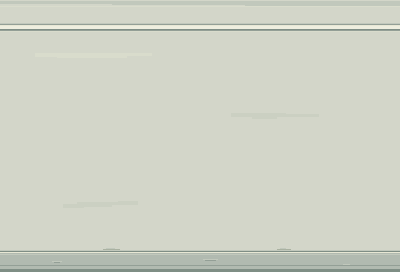
#> input picture docs/art/experiments/room1_wall_pixel_v1/guides/wall_layout.png, 400 x 272 px, given in place of wall_pro_00.png, which was not available
$ python finish_wall_maps.py
#> lines starting #> are read from the running program, lines starting #| are printed output that depends on the picture; after the words box and inside, x2 and y2 are one past the last pixel; in counts of white or black regions, pixels touching at a corner belong together; pictures that were not available may be replaced by others from this repository, and a replacement may not be noted
"""Wall v2: material field, wall-specific AI age patches and precise wide light.

No generic speckle noise is generated. AI material/color history is preserved
in palette-corrected native pixels and arranged at wall-specific locations.
"""
from pathlib import Path
from PIL import Image, ImageDraw, ImageOps
import json
import numpy as np

ROOT=Path(__file__).resolve().parents[1]
TEX=ROOT/'textures';LAY=ROOT/'source/layers'
TEX.mkdir(exist_ok=True);LAY.mkdir(exist_ok=True)
raw=Image.open(ROOT/'raw/wall_pro_00.png').convert('RGB')
#> raw is the input picture: PIL image 400x272 RGB; mean R, G, B 207, 210.7, 197.9
assert raw.size==(400,272)
PALETTE=['#d3d6c9','#e7e7d4','#c1c8bc','#d7d8c9','#d0d3c4','#d9d5c3',
 '#cad0c0','#b5bead','#b9beac','#abb4a2','#9da998','#929f90',
 '#a6b2a9','#d4dcce','#889d93','#627970','#475f59','#afbab0',
 '#b4c0b5','#c8d1c3','#7a8d83','#c6c5b2','#b7b7a2','#a9ac98',
 '#ccdde4','#e5eced','#dce5e8','#b8cbd4','#d2d6c6','#d9dccc']
colors=np.asarray([tuple(bytes.fromhex(c[1:])) for c in PALETTE],dtype=np.int32)
base=np.asarray(colors[0],dtype=np.int32)
pixels=np.asarray(raw,dtype=np.int32).copy()
# AI returned a lighter ivory base. Anchor the wall coating to user #D3D6C9;
# correct coating only, not the metal or blue diffuser.
pixels[47:248]=np.clip(pixels[47:248]+np.array([-14,-10,-8]),0,255)
dist=((pixels[:,:,None,:]-colors[None,None,:,:])**2).sum(axis=3)
corrected=colors[dist.argmin(axis=2)].astype('uint8')
corrected_image=Image.fromarray(corrected)
corrected_image.save(LAY/'ai_palette_corrected.png')

# Build a quiet native material field. Strong old marks are extracted below and
# placed individually, rather than stamping the same damage every few meters.
tile_array=corrected[:,24:376].copy()
strong=np.max(np.abs(tile_array.astype(np.int32)-base),axis=2)>11
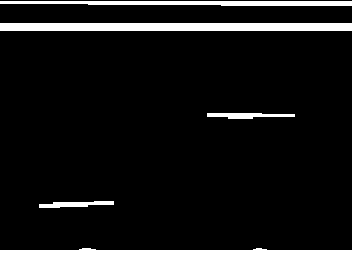
#> strong: shape (272, 352) bool; 13.3% white; 5 white regions, box (x1, y1, x2, y2) and area: (0, 248, 352, 272) 7790, (0, 23, 352, 31) 2816, (0, 1, 352, 6) 1451, (207, 113, 295, 119) 369, (39, 201, 114, 208) 336
material_rows=np.zeros_like(strong);material_rows[47:248]=True
tile_array[strong&material_rows]=base
#> tile_array: shape (272, 352, 3); mean of channels 0, 1, 2 198.7, 206.9, 193.3
tile_array[:47]=base;tile_array[248:]=base
#> after `tile_array[248:] = base`:
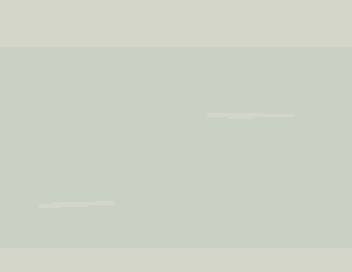
#> tile_array: shape (272, 352, 3); mean of channels 0, 1, 2 203, 210.3, 196.6; drawn as R, G, B
tile=Image.fromarray(tile_array)
tile.save(TEX/'wall_material_field.png')

# Original AI shapes, selected as native-resolution transparent patch layers.
ROIS={'chalk':(36,59,160,93),'abraded':(210,128,319,158),
 'small_loss':(306,59,364,104),'warm_age':(38,146,96,190),
 'lower_wear':(68,212,190,244),'fade':(286,192,349,225)}
patches={}
for name,(x0,y0,x1,y1) in ROIS.items():
 data=corrected[y0:y1,x0:x1]
 alpha=(np.max(np.abs(data.astype(np.int32)-base),axis=2)>11).astype('uint8')*255
 rgba=np.concatenate([data,alpha[:,:,None]],axis=2)
 patches[name]=Image.fromarray(rgba)
 (ROOT/'source/age_patches').mkdir(exist_ok=True)
 patches[name].save(ROOT/'source/age_patches'/f'{name}.png')
#> this loop made 6 passes
#> pass 1, `data=corrected[y0:y1,x0:x1]`:
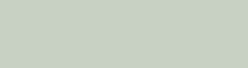
#> data: shape (34, 124, 3) (shown 2 times larger); mean of channels 0, 1, 2 200, 209, 195; drawn as R, G, B
#> after the loop, patches = 6 items

maps={
 'rear':{'width':1680,'meters':21.,'corners':[16,1663],'phase':0,
 'contacts':[(271,256,30),(610,259,24),(1090,257,34),(1503,258,20)],
 'joints':[520,1155],'door_edges':[784,896],
 'patches':[('chalk',178,70,False),('abraded',588,151,False),
 ('small_loss',1504,68,True),('warm_age',88,178,False),
 ('lower_wear',1256,217,True),('fade',975,177,False)]},
 'front':{'width':1680,'meters':21.,'corners':[16,1663],'phase':101,
 'contacts':[(350,257,25),(895,259,30),(1417,256,24)],
 'joints':[491,1196],'door_edges':[],
 'patches':[('abraded',227,143,True),('small_loss',899,81,False),
 ('lower_wear',1055,213,False),('fade',1464,177,True)]},
 'left':{'width':728,'meters':9.1,'corners':[0,727],'phase':173,
 'contacts':[(169,257,27),(546,259,21)],'joints':[307],'door_edges':[],
 'patches':[('small_loss',85,80,True),('chalk',333,108,True),
 ('lower_wear',562,216,True)]},
 'right':{'width':728,'meters':9.1,'corners':[0,727],'phase':249,
 'contacts':[(230,258,29),(576,256,21)],'joints':[421],'door_edges':[],
 'patches':[('chalk',79,67,False),('abraded',351,140,True),
 ('warm_age',627,188,True)]},
}

def blank(width):return Image.new('RGBA',(width,272),(0,0,0,0))
def line(draw,xy,c):draw.line(xy,fill=c,width=1)
records={}
for key,info in maps.items():
 width=info['width'];phase=info['phase']
 body=Image.new('RGB',(width,272),tuple(base))
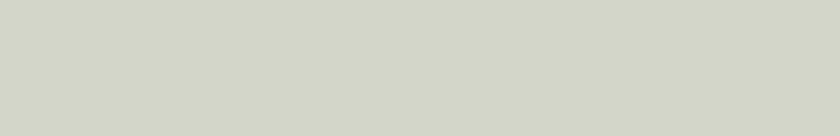
#> body: PIL image 1680x272 RGB (shown at 1/2 size); mean R, G, B 211, 214, 201
 # Ping-pong field repeats meet edge-to-same-edge, avoiding a seam stripe.
 for i,x in enumerate(range(-tile.width,width+tile.width,tile.width)):
  field=tile if i%2==0 else ImageOps.mirror(tile)
  body.paste(field,(x-phase,0))
 material_age=blank(width)
#> material_age: PIL image 1680x272 RGBA; every value is 0
 for name,x,y,mirror in info['patches']:
  patch=ImageOps.mirror(patches[name]) if mirror else patches[name]
  material_age.alpha_composite(patch,(x,y))

 trim=blank(width);d=ImageDraw.Draw(trim)
 # One integrated assembly with a visible upper return, recessed diffuser,
 # lower seal and shallow rolled edge. Narrow surround joins don't cut light.
 d.rectangle((0,0,width-1,2),fill='#c1c8bc')
 line(d,(0,3,width-1,3),'#e7e7d4')
 d.rectangle((0,12,width-1,41),fill='#a6b2a9')
 d.rectangle((0,12,width-1,13),fill='#d4dcce')
 line(d,(0,14,width-1,14),'#889d93')
 d.rectangle((0,15,width-1,17),fill='#475f59')
 d.rectangle((0,36,width-1,38),fill='#475f59')
 line(d,(0,39,width-1,39),'#889d93')
 line(d,(0,40,width-1,40),'#d4dcce')
 d.rectangle((0,42,width-1,43),fill='#b5bead')
 line(d,(0,44,width-1,44),'#c1c8bc')
 for joint in info['joints']:
  d.rectangle((joint,12,joint+1,17),fill='#627970')
  line(d,(joint+2,12,joint+2,16),'#d4dcce')
  d.rectangle((joint,36,joint+1,40),fill='#627970')
  line(d,(joint+2,38,joint+2,40),'#d4dcce')

 line(d,(0,248,width-1,248),'#c1c8bc')
 d.rectangle((0,249,width-1,251),fill='#475f59')
 line(d,(0,252,width-1,252),'#d4dcce')
 d.rectangle((0,253,width-1,266),fill='#a6b2a9')
 line(d,(0,254,width-1,254),'#c1c8bc')
 line(d,(0,256,width-1,256),'#afbab0')
 d.rectangle((0,264,width-1,266),fill='#889d93')
 d.rectangle((0,267,width-1,269),fill='#627970')
 d.rectangle((0,270,width-1,271),fill='#475f59')

 age=blank(width);a=ImageDraw.Draw(age)
 for cx in info['corners']:
  direction=1 if cx<width/2 else -1
  for delta in range(6):
   x=cx+delta*direction
   if 0<=x<width:
    line(a,(x,3,x,248),'#889d93' if delta<2 else '#c1c8bc')
  # Corner shadow/patina and retained deposits become wider near the lower lip.
  for start,span,color in [(238,28,'#c1c8bc'),(242,19,'#b5bead'),(246,12,'#9da998')]:
   end=cx+direction*span
   a.polygon([(cx,start),(cx+direction*6,start),(cx+direction*6,start+2),
    (end,start+2),(end,248),(cx,248)],fill=color)
  x0=cx+direction*7;x1=cx+direction*24
  line(a,(min(x0,x1),267,max(x0,x1),267),'#475f59')
  line(a,(min(x0,x1)+3,266,max(x0,x1)-4,266),'#7a8d83')
 for joint in info['joints']:
  a.polygon([(joint-19,42),(joint+13,42),(joint+13,44),(joint+6,44),
    (joint+6,47),(joint-4,47),(joint-4,45),(joint-19,45)],fill='#9da998')
  line(a,(joint-12,44,joint+5,44),'#abb4a2')
 for x,y,length in info['contacts']:
  line(a,(x,y,x+length,y),'#d4dcce')
  line(a,(x+3,y+1,x+length-4,y+1),'#627970')
  line(a,(x+5,y+2,x+length-2,y+2),'#889d93')
  a.polygon([(x+5,248),(x+20,248),(x+20,247),(x+14,247),
    (x+14,244),(x+8,244),(x+8,246),(x+5,246)],fill='#b5bead')
 for edge in info['door_edges']:
  side=-1 if edge<width/2 else 1
  line(a,(edge+side,80,edge+side,248),'#627970')
  line(a,(edge+side*2,80,edge+side*2,248),'#889d93')
  line(a,(edge+side*3,79,edge+side*3,247),'#d4dcce')
  line(a,(edge+side*4,81,edge+side*4,247),'#c1c8bc')
 if key=='rear':
  line(a,(780,79,900,79),'#627970');line(a,(780,78,900,78),'#d4dcce')

 # Blue-white trial: low saturation, continuous rows18..35, no blackout patches.
 diffuser=blank(width);dd=ImageDraw.Draw(diffuser)
 dd.rectangle((0,18,width-1,35),fill='#ccdde4')
 line(dd,(0,18,width-1,18),'#e5eced')
 line(dd,(0,19,width-1,19),'#dce5e8')
 dd.rectangle((0,32,width-1,35),fill='#b8cbd4')
 emission=Image.new('L',(width,272),0);ed=ImageDraw.Draw(emission)
#> after `emission = Image.new('L', (width, 272), 0)`: emission: PIL image 1680x272 L; every value is 0
 ed.rectangle((0,18,width-1,35),fill=255)
 composite=body.convert('RGBA')
 for layer in [material_age,trim,age,diffuser]:composite=Image.alpha_composite(composite,layer)
#> this loop made 4 passes
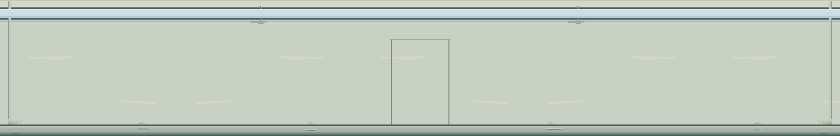
#> composite: PIL image 1680x272 RGBA (shown at 1/2 size); mean R, G, B, A 191.4, 201.7, 189.8, 255
 composite.convert('RGB').save(TEX/(key+'_albedo.png'))
 emission.save(TEX/(key+'_emission.png'))
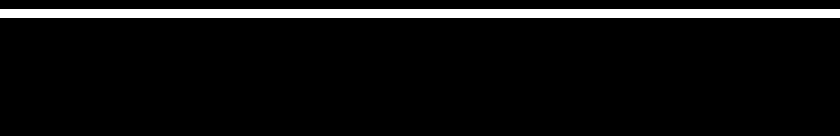
#> saved as rear_emission.png: PIL image 1680x272 L (shown at 1/2 size); 6.6% white; 1 white region, box (x1, y1, x2, y2) and area: (0, 18, 1680, 36) 30240
 for suffix,layer in [('body',body),('material_age',material_age),('trims',trim),
   ('localized_age',age),('diffuser',diffuser)]:layer.save(LAY/(key+'_'+suffix+'.png'))
#> this loop made 5 passes
#> suffix on passes 1 to 5: 'body', 'material_age', 'trims', 'localized_age', 'diffuser'
 ai_full=Image.new('RGB',(width,272));guide_full=Image.new('RGB',(width,272))
#> after `ai_full = Image.new('RGB', (width, 272))`: ai_full: PIL image 1680x272 RGB; every value is 0
 guide=Image.open(ROOT/'guides/wall_layout.png').convert('RGB')
 for x in range(0,width,400):ai_full.paste(raw,(x,0));guide_full.paste(guide,(x,0))
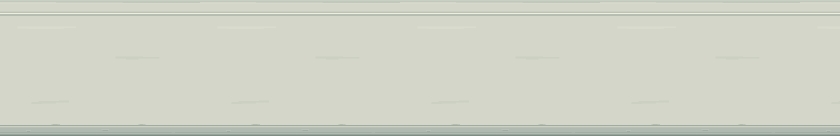
#> ai_full: PIL image 1680x272 RGB (shown at 1/2 size); mean R, G, B 207, 210.7, 197.9
 ai_full.save(LAY/(key+'_ai_reference.png'));guide_full.save(LAY/(key+'_layout_reference.png'))
 records[key]={'dimensions':[width,272],'horizontal_length_m':info['meters'],
  'world_height_m':3.4,'light_rows_top_origin':[18,35],'protection_band_top_origin':252,
  'true_corner_pixels':info['corners'],'surround_connection_pixels':info['joints'],
  'material_age_patches':info['patches'],
  'aging':'AI native material history arranged individually; true corner and old contact finish'}
(TEX/'manifest.json').write_text(json.dumps({'maps':records,
 'density_texels_per_m':80,'density_status':'wall candidate only, not project standard',
 'palette':PALETTE,'source':'PixelLab Pro v2 material, original integrated trim and local age finish',
 'lamp_center_m':3.0625,'lamp_visible_height_m':.225,'protection_band_height_m':.25,
 'lamp_color_trial':'#CCDDE4 pale gray blue-white; white comparison in Blender',
 'color_status':'soft blue direction suggested by user; exact tint awaits comparison review',
 'no_text':True},indent=2),encoding='utf-8')
Image.open(TEX/'rear_albedo.png').save(ROOT/'evidence_wall_elevation.png')
Image.open(TEX/'right_albedo.png').crop((40,0,440,272)).resize((1200,816),Image.Resampling.NEAREST).save(ROOT/'evidence_wall_material_nearest3x.png')
print('Wall v2 maps completed: wide 22.5cm diffuser, purposeful structure and readable native age patches.')
